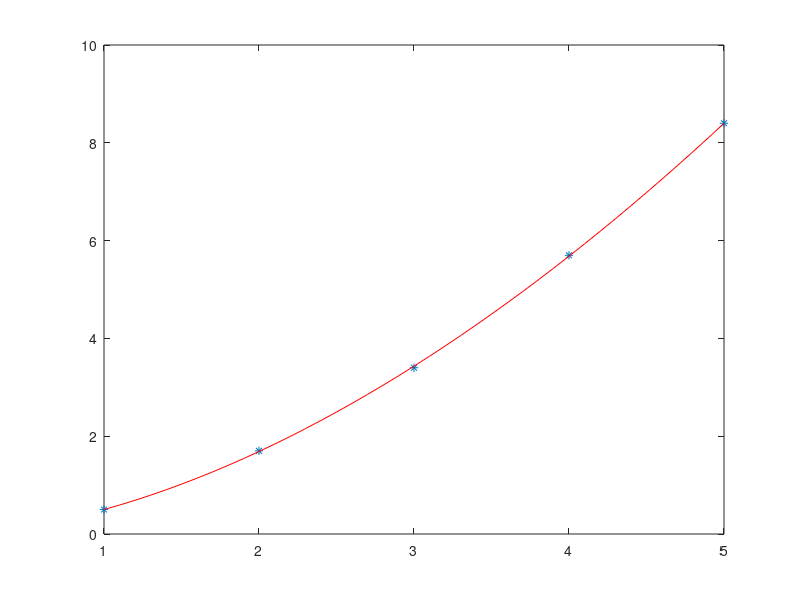

Here is the MATLAB script that generated this plot:
disp('linear regression power model');
% power model
% y = bx^a
x = [1 2 3 4 5] ; 
y = [0.5 1.7 3.4 5.7 8.4];

%log y= a log x + log b 
% Y = a X + B 
%take the log for the x,y vectors 
X = log10(x);
Y = log10(y);

% ∑ Y = a ∑ X + n B
% ∑ YX = a ∑ X^2 + B ∑ X

% get variable values

n=length(x)     ;  % n  
sX = sum(X)     ; % ∑ X
sY = sum(Y)     ; % ∑ Y
sXY = sum(X.*Y) ; % ∑ YX
sX2 = sum(X.^2) ; % ∑ X^2

% ∑ Y = a ∑ X + n B
% ∑ YX = a ∑ X^2 + B ∑ X

% we split this two equation into two matrices

Rightcoef = [sX n  ; sX2 sX ] ;  
Leftcoef = [sY ; sXY] ; 
%solve as matrices
%think of it as 
%Leftcoef = Rightcoef  * sol
sol = Rightcoef \ Leftcoef ;  % as same as 'sol  = Rightcoef^-1 * Leftcoef' but the backslash expression is more effcint for more info : https://www.mathworks.com/help/matlab/ref/mldivide.html

a = sol(1) ;   %a
B = sol(2) ;   %B
b= 10^B ;      %b 

%calc R^2
yav = mean(Y) ;
st = sum( (Y-yav).^2 )  ;
sr = sum((Y-B-a*X).^2) ;
r2=(st-sr)/st ;


disp('a ');disp(a) ;
disp('b ');disp(b) ;
disp('r^2 ');disp(r2) ;

x1 = min(x):0.1:max(x) ;
%y=b*x^a
y1 = b*x1.^(a);

plot(x,y ,'*' , x1 ,y1 ,'r-')